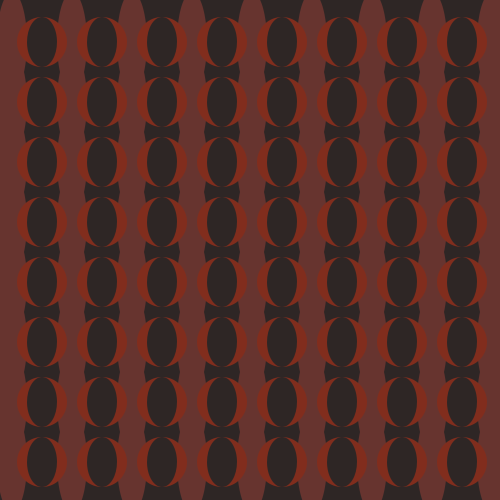
Frame 1 (no input)
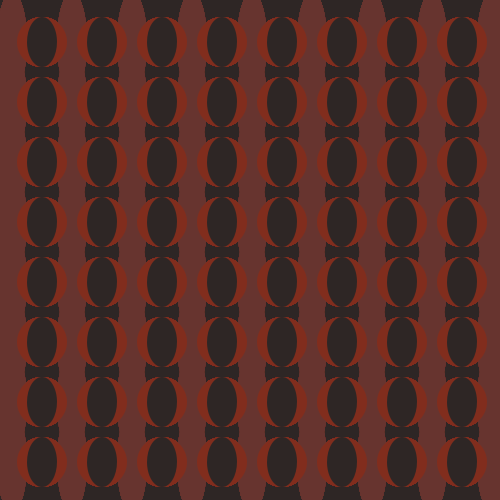
Frame 60 (the mouse pressed at the canvas centre just before this capture)
Frame 120 (the mouse held since frame 60 and released just before this capture): identical to frame 60, image omitted

The Processing sketch that drew these frames (run headless with seeded random() and noise(); from frame 60 on, the mouse is pressed at the canvas centre):

// Processing sketch: processing_61570
// ── processing_61570.pde

void setup() {
  size(500,500);
  smooth();
  background(46,38,37);
}
 
void draw(){
  
fill(103,52,47);
  for(float c=.7;c<8;c++){
    for (float r=.2;r<9;r++){
      noStroke();
      ellipse(r*60,c*60,30,100); 
     }
  } 

  
  fill(129,45,29);
  for(float c=.7;c<8;c++){
    for (float r=.7;r<8;r++){
      noStroke();
      ellipse(r*60,c*60,50,50); 
     }
  }
  
  fill(46,38,37);
  for(float c=.7;c<8;c++){
    for (float r=.7;r<8;r++){
      noStroke();
      ellipse(r*60,c*60,30,50); 
     }
  }
  
}
